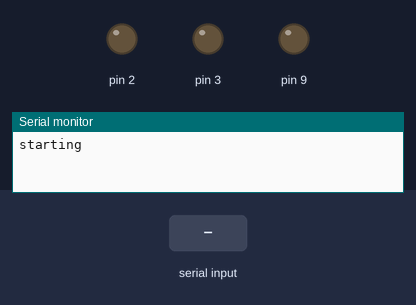
This sketch was run on a simulated Arduino Uno, built with avr-gcc and run on an emulated ATmega328P. On the bench: output pins drawn as LEDs (lit = HIGH), the last lines printed to the serial monitor. Inputs (shaded band) come from the test bench.

Above: at 1.2 s.
1.3 s: "FW \n" received over Serial
At 2.5 s:
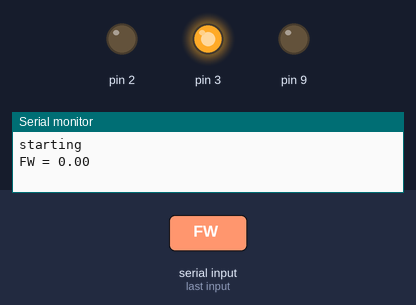
2.8 s: "BW \n" received over Serial
At 3.7 s:
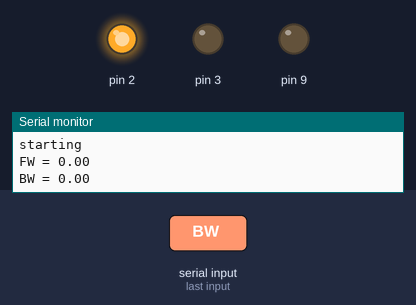
4.3 s: "90,45\n" received over Serial
At 4.9 s:
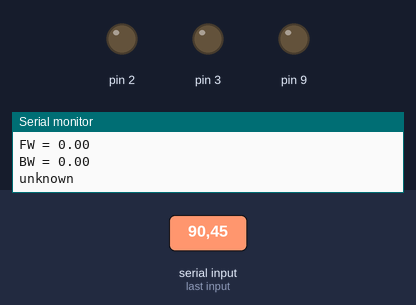
Timing chart, 0 to 7.3 s (numbered marks = the images above; inputs shaded):
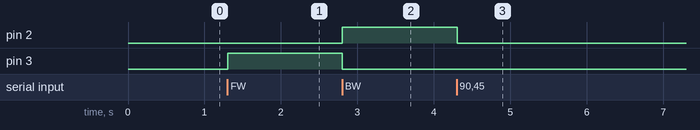

Measured:
- after the input at 1.3 s, pin 3: LOW → HIGH at once
- after the input at 2.8 s, pin 2: LOW → HIGH at once; pin 3: HIGH → LOW at once
- after the input at 4.3 s, pin 2: HIGH → LOW at once

The sketch:

HbridgeDCmotorController.ino
```cpp
// H-bridge DC-motor Controller, V. Ziemann, 170614
char line[30];
void setup() {
  pinMode(2,OUTPUT);
  pinMode(3,OUTPUT);
  Serial.begin (9600);
  while (!Serial) {;}
  Serial.println("starting");
}

void loop() {
  if (Serial.available()) {
    Serial.readStringUntil('\n').toCharArray(line,30);
    if (strstr(line,"FW ")) {
      digitalWrite(2,LOW);
      digitalWrite(3,LOW);
      digitalWrite(3,HIGH);
      float val=atof(&line[3]);
      Serial.print("FW = "); Serial.println(val);
      analogWrite(9,(int)val);
    } else if (strstr(line,"BW ")) {
      digitalWrite(2,LOW);
      digitalWrite(3,LOW);
      digitalWrite(2,HIGH);
      float val=atof(&line[3]);
      Serial.print("BW = "); Serial.println(val);
      analogWrite(9,(int)val);
    } else if (strstr(line,"STOP")) {
      digitalWrite(2,LOW);
      digitalWrite(3,LOW);
      analogWrite(9,(int)0);
    } else {   // STOP in all other cases
      digitalWrite(2,LOW);
      digitalWrite(3,LOW);
      analogWrite(9,(int)0);
      Serial.println("unknown");
    }
  }
}
```
